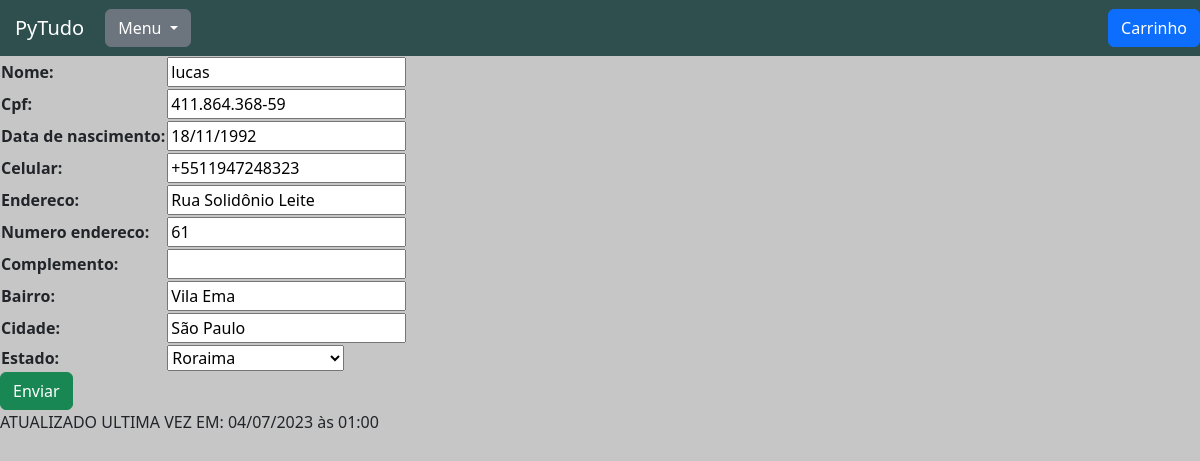
/usuarios/atualizar_usuario/17, run on an earlier commit of the app's database.
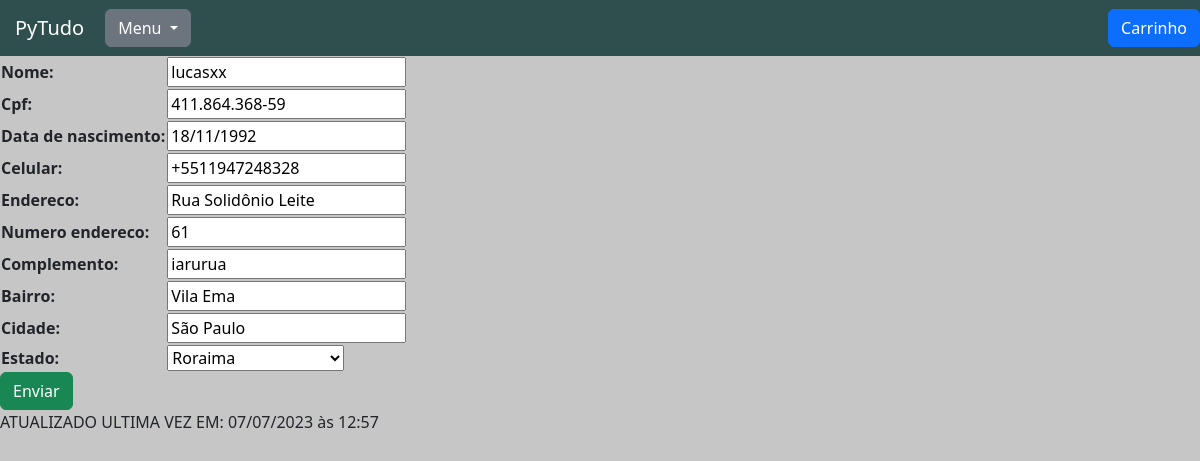
And on a later commit of the database.
### usuarios/models.py (models this page shows, shortened)
class Usuarios(models.Model):
    ESTADOS_BRASILEIROS = (
        ('AC', 'Acre'),
        ('AL', 'Alagoas'),
        ('AP', 'Amapá'),
        ('AM', 'Amazonas'),
        ('BA', 'Bahia'),
        ('CE', 'Ceará'),
        ('DF', 'Distrito Federal'),
        ('ES', 'Espírito Santo'),
        ('GO', 'Goiás'),
        ('MA', 'Maranhão'),
        ('MT', 'Mato Grosso'),
        ('MS', 'Mato Grosso do Sul'),
        ('MG', 'Minas Gerais'),
        ('PA', 'Pará'),
        ('PB', 'Paraíba'),
        ('PR', 'Paraná'),
        ('PE', 'Pernambuco'),
        ('PI', 'Piauí'),
        ('RJ', 'Rio de Janeiro'),
        ('RN', 'Rio Grande do Norte'),
        ('RS', 'Rio Grande do Sul'),
        ('RO', 'Rondônia'),
        ('RR', 'Roraima'),
        ('SC', 'Santa Catarina'),
        ('SP', 'São Paulo'),
        ('SE', 'Sergipe'),
        ('TO', 'Tocantins'),
    )
    usuario = models.ForeignKey(settings.AUTH_USER_MODEL, on_delete=models.CASCADE)
    nome = models.CharField(max_length=40)
    cpf = CPFField('CPF')
    data_de_nascimento = models.DateField()
    celular = PhoneNumberField(null=False, blank=False)
    endereco = models.CharField(max_length=50)
    numero_endereco = models.CharField(max_length=10)
    complemento = models.CharField(max_length=50, blank=True, null= True)
    bairro = models.CharField(max_length=30)
    cidade = models.CharField(max_length=30)
    estado = models.CharField(max_length=2, choices=ESTADOS_BRASILEIROS)
    data_atualizacao = models.DateTimeField(auto_now=True, null=True)

### usuarios/views.py (the view)
# urls.py: path('atualizar_usuario/<int:id>', views.atualizar_usuario, name='atualizar_usuario'),
def atualizar_usuario(request, id):
    usuario = Usuarios.objects.get(id=id)
    if request.method == 'POST':
        form = AtualizarUsuario(request.POST)
        try:
            nome = request.POST.get('nome')
            usuario.nome = nome
            cpf = request.POST.get('cpf')
            validate_cpf(cpf)
            usuario.cpf = cpf
            data_de_nascimento = request.POST.get('data_de_nascimento')
            data_convertida = datetime.strptime(data_de_nascimento, "%d/%m/%Y")
            usuario.data_de_nascimento = data_convertida
            celular = request.POST.get('celular')
            usuario.celular = celular
            endereco = request.POST.get('endereco')
            usuario.endereco = endereco
            numero_endereco = request.POST.get('numero_endereco')
            usuario.numero_endereco = numero_endereco
            complemento = request.POST.get('complemento')
            usuario.complemento = complemento
            bairro = request.POST.get('bairro')
            usuario.bairro = bairro
            cidade = request.POST.get('cidade')
            usuario.cidade = cidade
            estado = request.POST.get('estado')
            usuario.estado = estado
            if form.is_valid():
                usuario.save()
                messages.add_message(request, constants.SUCCESS, 'Usuario atualizado com sucesso.')
                return redirect(f'/usuarios/atualizar_usuario/{id}')
            else:
                messages.add_message(request, constants.ERROR, 'Não foi possível atualizar o formulário')
        except ValidationError as error:
            messages.add_message(request, constants.ERROR, f'{error}')
            return render(request, 'atualizar_usuario.html', {'form': form,
                                                      'usuario': usuario})
        except:
            messages.add_message(request, constants.ERROR, 'Não foi possível atualizar o formulário')
            return render(request, 'atualizar_usuario.html', {'form': form,
                                                      'usuario': usuario})
    else:
        dados = usuario.__dict__
        form = AtualizarUsuario(dados)
    return render(request, 'atualizar_usuario.html', {'form': form,
                                                      'usuario': usuario})

### usuarios/forms.py
class AtualizarUsuario(forms.Form):
    nome = forms.CharField(max_length=40)
    cpf = forms.CharField(max_length=14)
    data_de_nascimento = forms.DateField()
    celular = PhoneNumberField()
    endereco = forms.CharField(max_length=50)
    numero_endereco = forms.CharField(max_length=10)
    complemento = forms.CharField(max_length=50, required=False)
    bairro = forms.CharField(max_length=30)
    cidade = forms.CharField(max_length=30)
    estado = forms.ChoiceField(choices=Usuarios.ESTADOS_BRASILEIROS, label='Estado')

### usuarios/templates/atualizar_usuario.html (shortened to what this page needs)
{% extends 'base.html' %}
{% load static %}
{% block 'head' %}
    <link href="{% static 'usuarios/css/atualizar_usuario.css' %}" rel="stylesheet">
{% endblock %}
{% block 'body' %}
    <div class="wrapper">
        <form action="{% url 'atualizar_usuario' usuario.id %}" method="POST">{% csrf_token %}
            <table>
                {{form.as_table}}
            </table>
        <input class="btn btn-success" type="submit" value="Enviar">
        </form>
    </div>
    ATUALIZADO ULTIMA VEZ EM: {{usuario.data_atualizacao|date:"d/m/Y" }} às {{usuario.data_atualizacao|time:"H:i" }}
{% endblock %}

What changed in the data, as far as the page shows it:
changed Usuarios: data_atualizacao "04/07/2023" → "07/07/2023"; data_atualizacao "01:00" → "12:57"
Also different on the page:
form field nome: "lucas" → "lucasxx"
form field celular: "+5511947248323" → "+5511947248328"
form field complemento: (not shown) → "iarurua"
